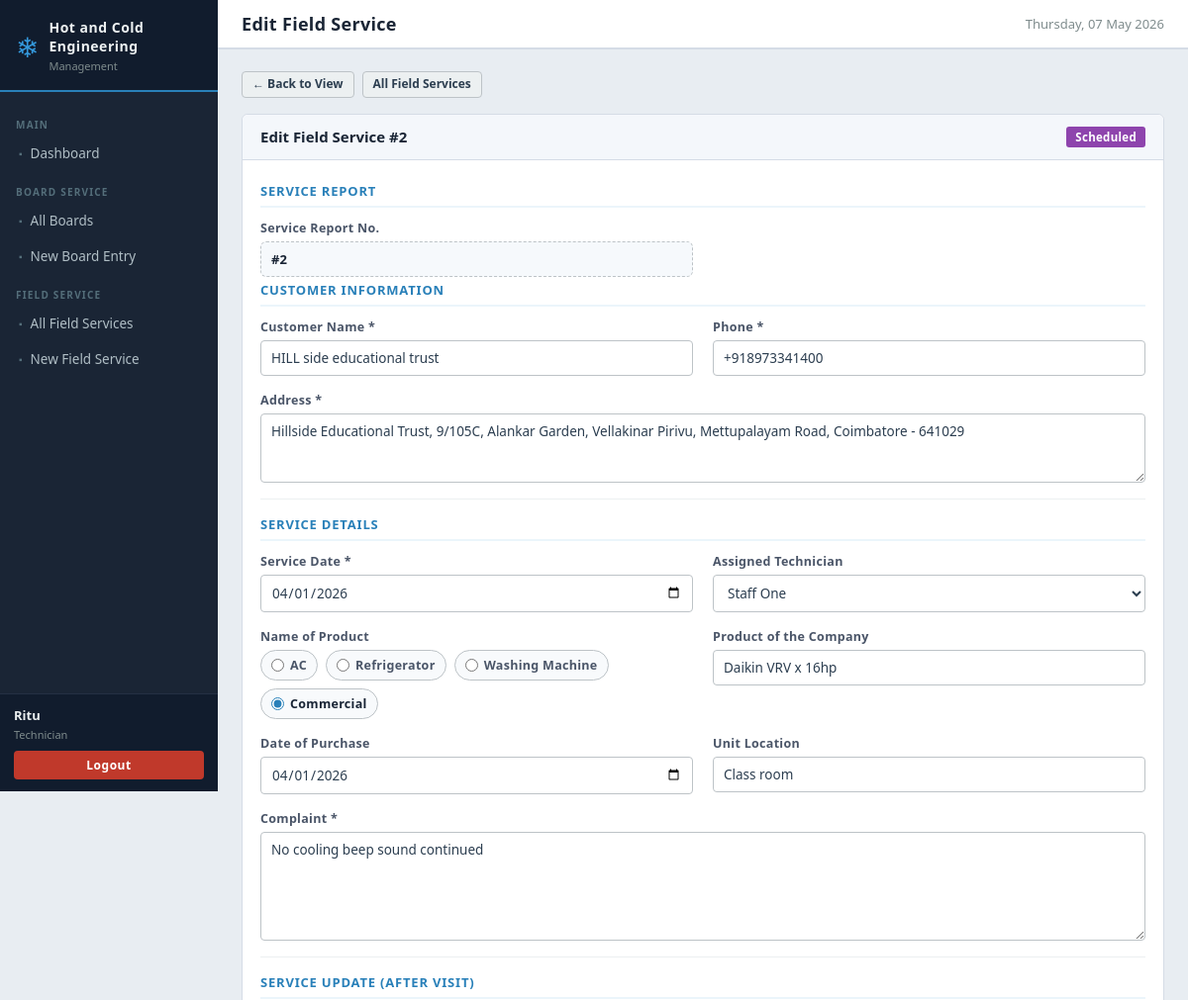
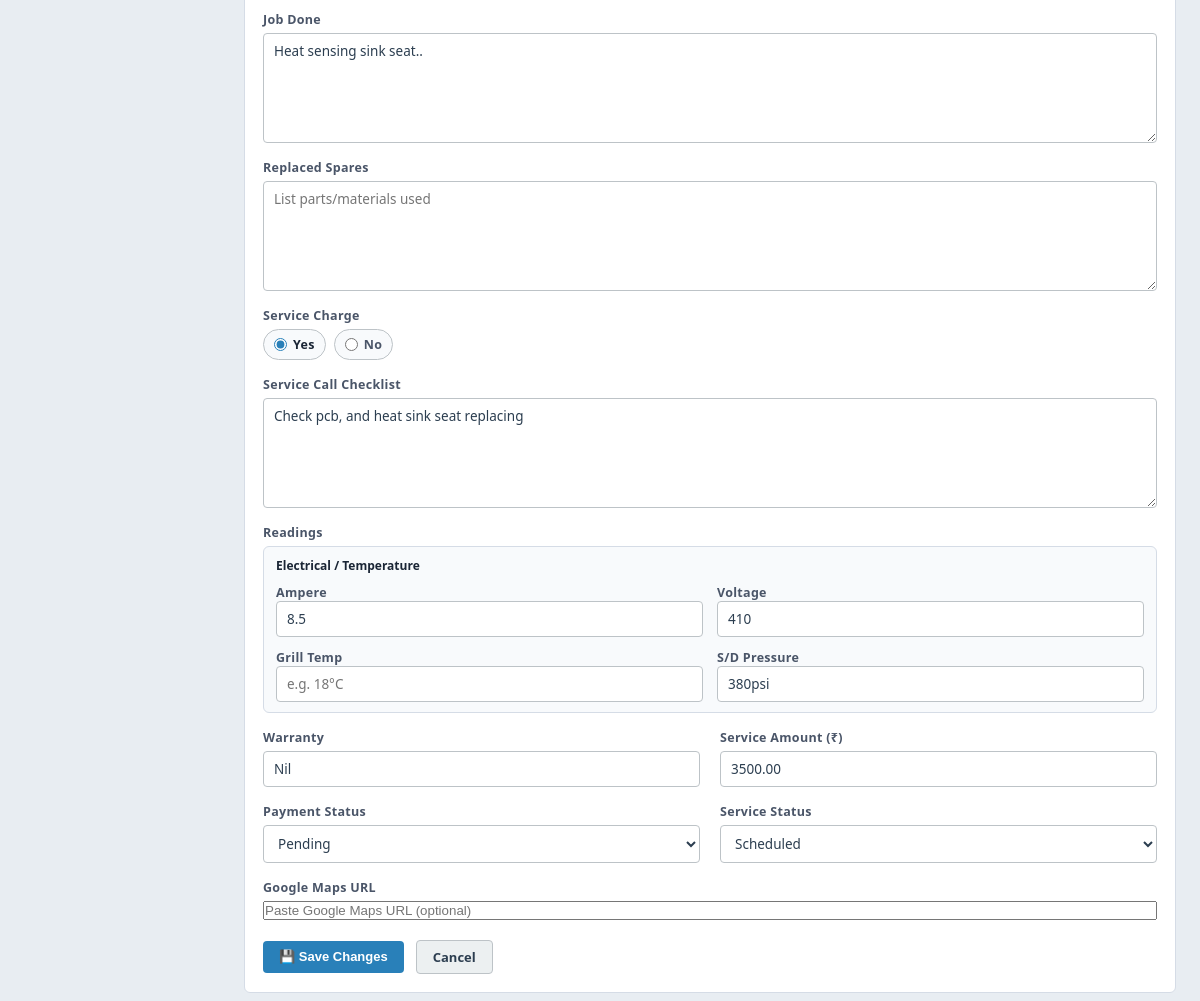
Screenshot of /pages/field_edit.php?id=2 (signed in) with the database file from the repository (2 pictures, top to bottom).
### tables this page shows
CREATE TABLE `field_services` (
  `id` int(11) NOT NULL,
  `service_report_no` int(11) DEFAULT NULL,
  `customer_name` varchar(100) NOT NULL,
  `phone` varchar(20) NOT NULL,
  `address` text DEFAULT NULL,
  `map_link` text DEFAULT NULL,
  `service_date` date DEFAULT NULL,
  `assigned_employee` int(11) DEFAULT NULL,
  `ac_type` varchar(100) DEFAULT NULL,
  `product_company` varchar(100) DEFAULT NULL,
  `purchase_date` date DEFAULT NULL,
  `unit_location` varchar(150) DEFAULT NULL,
  `problem` text DEFAULT NULL,
  `work_done` text DEFAULT NULL,
  `parts_used` text DEFAULT NULL,
  `service_charge` enum('Yes','No') DEFAULT 'No',
  `service_call_items` text DEFAULT NULL,
  `ampere` varchar(30) DEFAULT NULL,
  `voltage` varchar(30) DEFAULT NULL,
  `grill_temp` varchar(30) DEFAULT NULL,
  `sd_pressure` varchar(30) DEFAULT NULL,
  `warranty_text` varchar(100) DEFAULT NULL,
  `service_amount` decimal(10,2) DEFAULT 0.00,
  `payment_status` enum('Pending','Paid','Partial') DEFAULT 'Pending',
  `payment_amount` decimal(10,2) DEFAULT 0.00,
  `status` enum('Scheduled','In Progress','Completed') DEFAULT 'Scheduled',
  `notes` text DEFAULT NULL,
  `created_by` int(11) DEFAULT NULL,
  `created_at` timestamp NULL DEFAULT current_timestamp(),
  `updated_at` timestamp NULL DEFAULT current_timestamp() ON UPDATE current_timestamp()
);

CREATE TABLE `users` (
  `id` int(11) NOT NULL,
  `username` varchar(50) NOT NULL,
  `password` varchar(255) NOT NULL,
  `full_name` varchar(100) NOT NULL,
  `role` enum('owner','staff','technician') DEFAULT 'staff',
  `must_change_password` tinyint(1) DEFAULT 1,
  `created_at` timestamp NULL DEFAULT current_timestamp()
);

### pages/field_edit.php (the view, shortened to what this page needs)
<?php
require_once '../includes/config.php';
$id = intval($_GET['id'] ?? 0);
$db   = getDB();
$stmt = $db->prepare("SELECT * FROM field_services WHERE id=?");
$stmt->execute([$id]);
$s = $stmt->fetch();
$employees = $db->query("SELECT id, full_name FROM users WHERE role IN ('staff','technician') ORDER BY full_name")->fetchAll();
$service_call_items_text = '';
if (!empty($s['service_call_items'])) {
    $decoded = json_decode($s['service_call_items'], true);
    if (is_array($decoded)) {
        $service_call_items_text = implode("\n", $decoded);
    } else {
        $service_call_items_text = $s['service_call_items'];
    }
}
include '../includes/header.php';
?>
<div class="flex-gap mb-16">
    <a href="field_view.php?id=<?= $id ?>" class="btn btn-light btn-sm">← Back to View</a>
    <a href="field_list.php" class="btn btn-light btn-sm">All Field Services</a>
</div>
<div class="card">
    <div class="card-header">
        <span class="card-title">Edit Field Service #<?= $id ?></span>
        <?= statusBadge($s['status']) ?>
    </div>
    <div class="card-body">
        <form method="POST">
            <div class="section-heading">Service Report</div>
            <div class="form-grid">
                <div class="form-group">
                    <label>Service Report No.</label>
                    <div class="report-no">#<?= htmlspecialchars($s['service_report_no'] ?: '-') ?></div>
                </div>
            </div>
            <div class="section-heading">Customer Information</div>
            <div class="form-grid">
                <div class="form-group">
                    <label>Customer Name *</label>
                    <input type="text" name="customer_name" value="<?= htmlspecialchars($s['customer_name']) ?>" required>
                </div>
                <div class="form-group">
                    <label>Phone *</label>
                    <input type="tel" name="phone" value="<?= htmlspecialchars($s['phone']) ?>" required>
                </div>
                <div class="form-group full-width">
                    <label>Address *</label>
                    <textarea name="address"><?= htmlspecialchars($s['address']) ?></textarea>
                </div>
            </div>
            <hr class="divider">
            <div class="section-heading">Service Details</div>
            <div class="form-grid">
                <div class="form-group">
                    <label>Service Date *</label>
                    <input type="date" name="service_date" value="<?= $s['service_date'] ?>">
                </div>
                <div class="form-group">
                    <label>Assigned Technician</label>
                    <select name="assigned_employee">
                        <?php foreach ($employees as $e): ?>
                        <option value="<?= $e['id'] ?>" <?= $s['assigned_employee'] == $e['id'] ? 'selected' : '' ?>>
                            <?= htmlspecialchars($e['full_name']) ?>
                        </option>
                        <?php endforeach; ?>
                    </select>
                </div>
                <div class="form-group">
                    <label>Name of Product</label>
                    <div class="option-group">
                        <?php foreach (['AC', 'Refrigerator', 'Washing Machine', 'Commercial'] as $opt): ?>
                        <label class="option-pill">
                            <input type="radio" name="ac_type" value="<?= $opt ?>"
                                <?= ($s['ac_type'] === $opt) ? 'checked' : '' ?>>
                            <span><?= $opt ?></span>
                        </label>
                        <?php endforeach; ?>
                    </div>
                </div>
                <div class="form-group">
                    <label>Product of the Company</label>
                    <input type="text" name="product_company" value="<?= htmlspecialchars($s['product_company'] ?? '') ?>">
                </div>
                <div class="form-group">
                    <label>Date of Purchase</label>
                    <input type="date" name="purchase_date" value="<?= htmlspecialchars($s['purchase_date'] ?? '') ?>">
                </div>
                <div class="form-group">
                    <label>Unit Location</label>
                    <input type="text" name="unit_location" value="<?= htmlspecialchars($s['unit_location'] ?? '') ?>">
                </div>
                <div class="form-group full-width">
                    <label>Complaint *</label>
                    <textarea name="problem" class="textarea-lg"><?= htmlspecialchars($s['problem']) ?></textarea>
                </div>
            </div>
            <hr class="divider">
            <div class="section-heading">Service Update (After Visit)</div>
            <div class="form-grid">
                <div class="form-group full-width">
                    <label>Job Done</label>
                    <textarea name="work_done" class="textarea-lg" placeholder="Describe work done at customer location"><?= htmlspecialchars($s['work_done']) ?></textarea>
                </div>
                <div class="form-group full-width">
                    <label>Replaced Spares</label>
                    <textarea name="parts_used" class="textarea-lg" placeholder="List parts/materials used"><?= htmlspecialchars($s['parts_used']) ?></textarea>
                </div>
                <div class="form-group">
                    <label>Service Charge</label>
                    <div class="option-group">
                        <?php foreach (['Yes','No'] as $opt): ?>
                        <label class="option-pill">
                            <input type="radio" name="service_charge" value="<?= $opt ?>"
                                <?= (($s['service_charge'] ?? 'No') === $opt) ? 'checked' : '' ?>>
                            <span><?= $opt ?></span>
                        </label>
                        <?php endforeach; ?>
                    </div>
                </div>
                <div class="form-group full-width">
                    <label>Service Call Checklist</label>
                    <textarea name="service_call_items" class="textarea-lg"
                              placeholder="Enter checklist items, notes, or observations"><?= htmlspecialchars($_POST['service_call_items'] ?? $service_call_items_text) ?></textarea>
                </div>
                <div class="form-group full-width">
                    <label>Readings</label>
                    <div class="boxed-panel">
                        <div class="boxed-title">Electrical / Temperature</div>
                        <div class="boxed-grid">
                            <div>
                                <label>Ampere</label>
                                <input type="text" name="ampere" value="<?= htmlspecialchars($s['ampere'] ?? '') ?>" placeholder="e.g. 2.3 A">
                            </div>
                            <div>
                                <label>Voltage</label>
                                <input type="text" name="voltage" value="<?= htmlspecialchars($s['voltage'] ?? '') ?>" placeholder="e.g. 220 V">
                            </div>
                            <div>
                                <label>Grill Temp</label>
                                <input type="text" name="grill_temp" value="<?= htmlspecialchars($s['grill_temp'] ?? '') ?>" placeholder="e.g. 18°C">
                            </div>
                            <div>
                                <label>S/D Pressure</label>
                                <input type="text" name="sd_pressure" value="<?= htmlspecialchars($s['sd_pressure'] ?? '') ?>" placeholder="e.g. 60 psi">
                            </div>
                        </div>
                    </div>
                </div>
                <div class="form-group">
                    <label>Warranty</label>
                    <input type="text" name="warranty_text" value="<?= htmlspecialchars($s['warranty_text'] ?? '') ?>">
                </div>
                <div class="form-group">
                    <label>Service Amount (₹)</label>
                    <input type="number" name="service_amount" value="<?= $s['service_amount'] ?>" min="0" step="0.01">
                </div>
                <div class="form-group">
                    <label>Payment Status</label>
                    <select name="payment_status">
                        <?php foreach (['Pending', 'Paid', 'Partial'] as $p): ?>
                        <option value="<?= $p ?>" <?= $s['payment_status'] === $p ? 'selected' : '' ?>><?= $p ?></option>
                        <?php endforeach; ?>
                    </select>
                </div>
                <div class="form-group">
                    <label>Service Status</label>
                    <select name="status">
                        <?php foreach (['Scheduled', 'In Progress', 'Completed'] as $st): ?>
                        <option value="<?= $st ?>" <?= $s['status'] === $st ? 'selected' : '' ?>><?= $st ?></option>
                        <?php endforeach; ?>
                    </select>
                </div>
                <div class="form-group full-width">
                    <label>Google Maps URL</label>
                    <input type="url" name="map_link" value="<?= htmlspecialchars($s['map_link'] ?? '') ?>"
                           placeholder="Paste Google Maps URL (optional)">
                </div>
            </div>
            <div class="form-actions">
                <button type="submit" class="btn btn-primary">💾 Save Changes</button>
                <a href="field_view.php?id=<?= $id ?>" class="btn btn-light">Cancel</a>
            </div>
        </form>
    </div>
</div>
<?php include '../includes/footer.php'; ?>

### includes/config.php (shortened to what this page needs)
<?php
function statusBadge($status) {
    $colors = [
        'Pending'     => '#e67e22',
        'In Process'  => '#2980b9',
        'Completed'   => '#27ae60',
        'Delivered'   => '#7f8c8d',
        'Return'      => '#c0392b',
        'Scheduled'   => '#8e44ad',
        'In Progress' => '#2980b9',
        'Paid'        => '#27ae60',
        'Partial'     => '#e67e22',
        'Owner'       => '#c0392b',
        'Staff'       => '#2980b9',
        'Technician'  => '#16a085',
    ];
    $color = $colors[$status] ?? '#555';
    return '<span class="badge" style="background:' . $color . '">'
         . htmlspecialchars($status) . '</span>';
}

### rows the page displays
field_services: status "Scheduled", service_report_no "2", customer_name "HILL side educational trust", phone "+918973341400", address "Hillside Educational Trust, 9/105C, Alankar Garden, Vellakinar Pirivu, Mettupalayam Road, Coimbatore - 641029", service_date "04/01/2026", assigned_employee "Staff One", ac_type "☐ AC", ac_type "☐ Refrigerator", ac_type "☐ Washing Machine", ac_type "☑ Commercial", product_company "Daikin VRV x 16hp", purchase_date "04/01/2026", unit_location "Class room", problem "No cooling beep sound continued", work_done "Heat sensing sink seat..", service_charge "☑ Yes", service_charge "☐ No", service_call_items "Check pcb, and heat sink seat replacing", ampere "8.5", voltage "410", sd_pressure "380psi", warranty_text "Nil", service_amount "3500.00", payment_status "Pending"

### other values shown
$_SESSION['full_name'] "Ritu"
$_SESSION['role'] "Technician"
$pageTitle "Edit Field Service"
$id "2"
$opt "AC"
$opt "Refrigerator"
$opt "Washing Machine"
$opt "Commercial"
$opt "Yes"
$opt "No"
